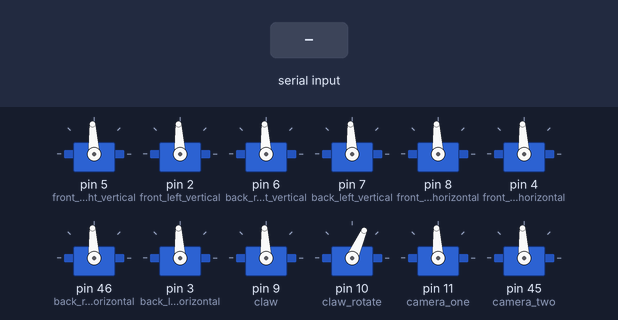
Simulated run of this sketch. Board: Arduino Mega 2560, built with avr-gcc and run on an emulated ATmega2560. On the bench: 12 × servo. The inputs (shaded band) are chosen by the test bench. What the sketch prints to the serial monitor is not drawn.

Above: at 8.2 s.
8.3 s: "4x" received over Serial
At 9.2 s:
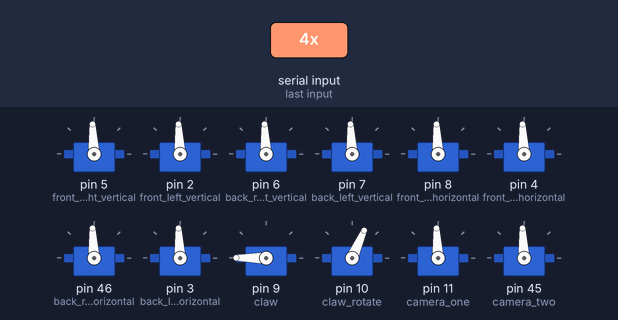
9.8 s: "1,90,45x" received over Serial
At 10.5 s:
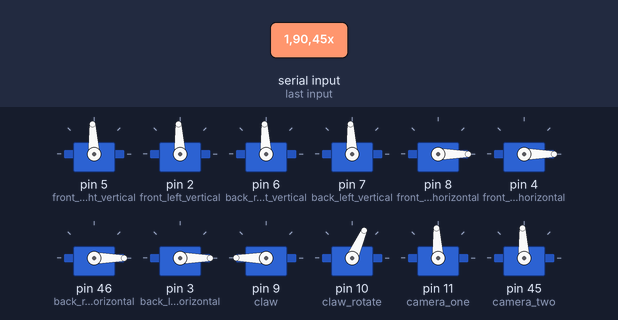
11.3 s: "5x" received over Serial
At 12.5 s:
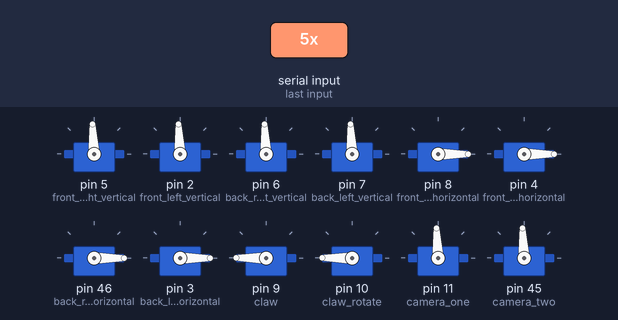
12.8 s: "30,150,10x" received over Serial
At 13.8 s:
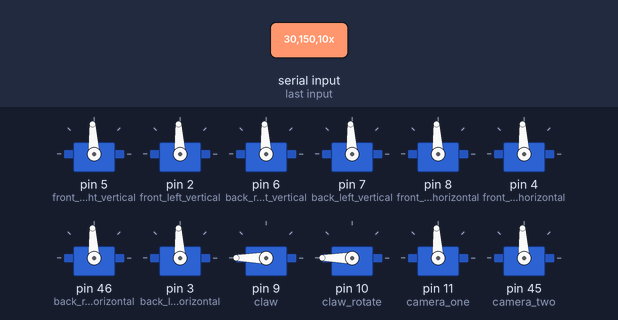
14.3 s: "6x" received over Serial
At 15.1 s:
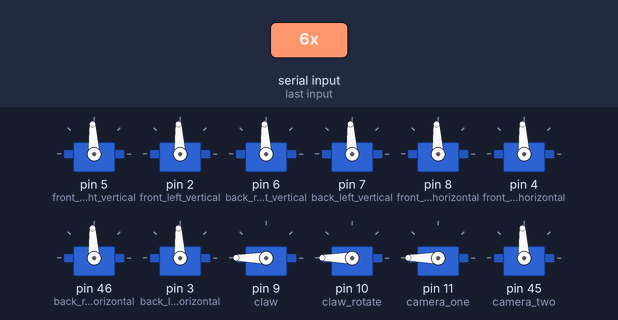
15.8 s: "7x" received over Serial
At 16.1 s:
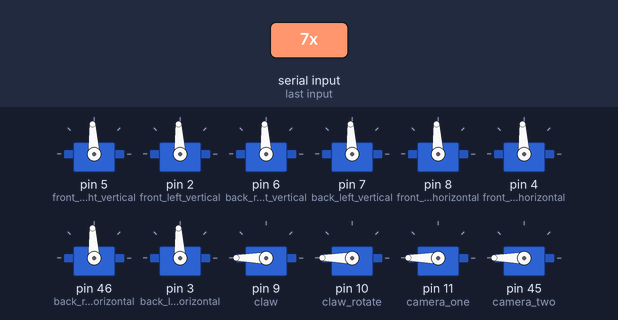
Timing chart, 0 to 18.3 s (numbered marks = the images above; inputs shaded):
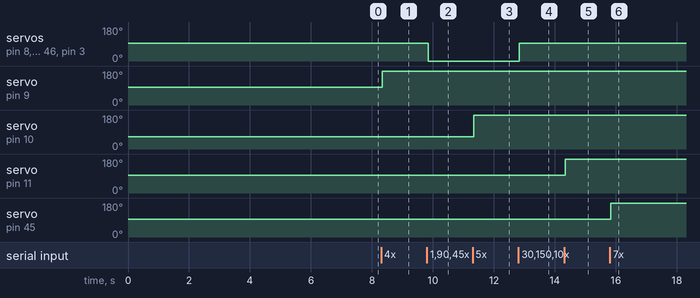

The sketch:

rangerworking.ino
```cpp
#include<Servo.h>
//2, 3, 4, 5, 6, 7, 46


Servo front_right_vertical;
Servo front_left_vertical;
Servo back_right_vertical;
Servo back_left_vertical;
Servo front_right_horizontal;
Servo front_left_horizontal;
Servo back_right_horizontal;
Servo back_left_horizontal;
Servo claw;
Servo claw_rotate;
Servo camera_one;
Servo camera_two;
int thrusters_on;
void setup() {
  // put your setup code here, to run once:
  Serial.begin(9600);
  Serial.println("RESET");
  //8, 46, 5, 7
  //3, 6, 4, 2
  front_right_vertical.attach(5); // 5
  front_left_vertical.attach(2);
  back_right_vertical.attach(6); //6 and  46
  back_left_vertical.attach(7);

  front_right_horizontal.attach(8); //8
  front_left_horizontal.attach(4); //4
  back_right_horizontal.attach(46); //46
  back_left_horizontal.attach(3);

  claw.attach(9);
  claw_rotate.attach(10);
  camera_one.attach(11);
  camera_two.attach(45);
  front_right_vertical.writeMicroseconds(1500);
  front_left_vertical.writeMicroseconds(1500);
  back_right_vertical.writeMicroseconds(1500);
  back_left_vertical.writeMicroseconds(1500);
  front_right_horizontal.writeMicroseconds(1500);
  front_left_horizontal.writeMicroseconds(1500);
  back_right_horizontal.writeMicroseconds(1500);
  back_left_horizontal.writeMicroseconds(1500);
  claw.write(1500);
  claw_rotate.write(1225);
  camera_one.write(1500);
  camera_two.write(1500);
  thrusters_on = -10000;
  delay(7000);
  Serial.println("ready");
}

void loop() {
  Serial.println("Hi");
  while (Serial.available()) {

    String input = Serial.readStringUntil('x');
    int dir = input.substring(0, 1).toInt();
    int misc = input.substring(1, 2).toInt();
    int multiplier = 380;
    float val = input.substring(2, input.length() - 1).toFloat();
    int thruster_value = val * multiplier;
    Serial.println("direction " + String(dir) + " thruster_value " + String(thruster_value));
    if (dir == 4) {
      claw.write((val * 700) + 1500);
    }
    if (dir == 5) {
      claw_rotate.write((val * 750) + 1500);
      //      if (val >= 0.0){
      //        claw_rotate.write((val * 750) + 1500);
      //      }
      //      else{
      //        claw_rotate.write((val * 750) + 1500);
      //      }

    }
    if (dir == 6) {
      camera_one.write((val * 400) + 1500);
    }
    if (dir == 7) {
      camera_two.write((val * 400) + 1500);
    }
    //sway MIGHT NEED FIX
    if (dir == 0) {
      //  Serial.println("writing values to FRH, BRH, FLH, BLH");
      if (thruster_value != 0.0) {
        thrusters_on += 4;
      }
      else {
        thrusters_on -= 4;
      }
      front_right_vertical.writeMicroseconds(1500);
      back_right_vertical.writeMicroseconds(1500);
      front_left_vertical.writeMicroseconds(1500);
      back_left_vertical.writeMicroseconds(1500);
      if (thrusters_on == 4) {
        thruster_value += 100;
      }
      front_right_horizontal.writeMicroseconds(thruster_value + 1500);
      back_right_horizontal.writeMicroseconds(thruster_value + 1500);
      front_left_horizontal.writeMicroseconds(thruster_value + 1500);
      back_left_horizontal.writeMicroseconds(thruster_value + 1500);


    }
    //surge
    else if (dir == 1) {
      if (thruster_value != 0.0) {
        thrusters_on += 4;
      }
      else {
        thrusters_on -= 4;
      }
      front_right_vertical.writeMicroseconds(1500);
      back_right_vertical.writeMicroseconds(1500);
      front_left_vertical.writeMicroseconds(1500);
      back_left_vertical.writeMicroseconds(1500);
      if (thrusters_on == 4) {
        thruster_value += 100;
      }
      front_right_horizontal.writeMicroseconds(thruster_value + 1500);
      front_left_horizontal.writeMicroseconds(-1 * thruster_value + 1500);
      back_right_horizontal.writeMicroseconds(-1 * thruster_value + 1500);
      back_left_horizontal.writeMicroseconds(thruster_value + 1500);

    }
    //heave
    else if (dir == 3) {
      if (thruster_value != 0.0) {
        thrusters_on += 4;
      }
      else {
        thrusters_on -= 4;
      }
      front_right_horizontal.writeMicroseconds(1500);
      back_right_horizontal.writeMicroseconds(1500);
      front_left_horizontal.writeMicroseconds(1500);
      back_left_horizontal.writeMicroseconds(1500);

      if (thrusters_on == 4) {
        thruster_value += 100;
      }
      front_right_vertical.writeMicroseconds(thruster_value + 1500);
      front_left_vertical.writeMicroseconds(thruster_value * -1 + 1500);
      back_right_vertical.writeMicroseconds(thruster_value * -1 + 1500);
      back_left_vertical.writeMicroseconds(thruster_value + 1500);

    }
    //yaw
    else if (dir == 2) {
      if (thruster_value != 0.0) {
        thrusters_on += 4;
      }
      else {
        thrusters_on -= 4;
      }
      front_right_vertical.writeMicroseconds(1500);
      back_right_vertical.writeMicroseconds(1500);
      front_left_vertical.writeMicroseconds(1500);
      back_left_vertical.writeMicroseconds(1500);
      if (thrusters_on == 4) {
        thruster_value += 100;
      }
      front_right_horizontal.writeMicroseconds(thruster_value + 1500);
      back_right_horizontal.writeMicroseconds(-1 * thruster_value + 1500);
      front_left_horizontal.writeMicroseconds(thruster_value + 1500);
      back_left_horizontal.writeMicroseconds(thruster_value * -1+ 1500);

    }


  }
}
```

Measured:
- after the input at 8.3 s, servo on pin 9 (claw): 93° → 180° at once
- after the input at 9.8 s, servo on pin 8 (front_right_horizontal), servo on pin 4 (front_left_horizontal), servo on pin 46 (back_right_horizontal), servo on pin 3 (back_left_horizontal): 93° → 0° at once
- after the input at 11.3 s, servo on pin 10 (claw_rotate): 66° → 180° at once
- after the input at 12.8 s, servo on pin 8 (front_right_horizontal), servo on pin 4 (front_left_horizontal), servo on pin 46 (back_right_horizontal), servo on pin 3 (back_left_horizontal): 0° → 93° at once
- after the input at 14.3 s, servo on pin 11 (camera_one): 93° → 180° at once
- after the input at 15.8 s, servo on pin 45 (camera_two): 93° → 180° at once
